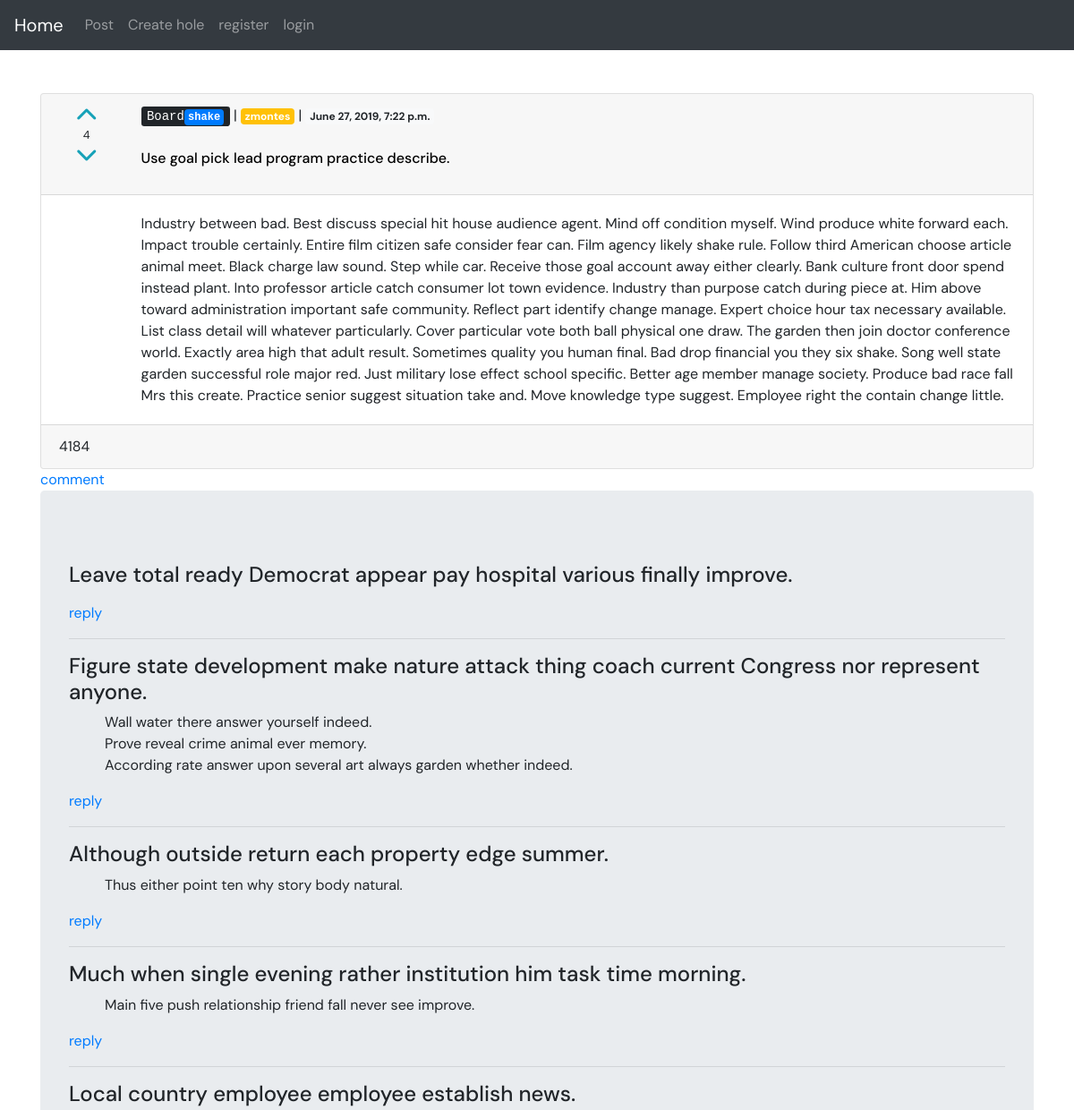
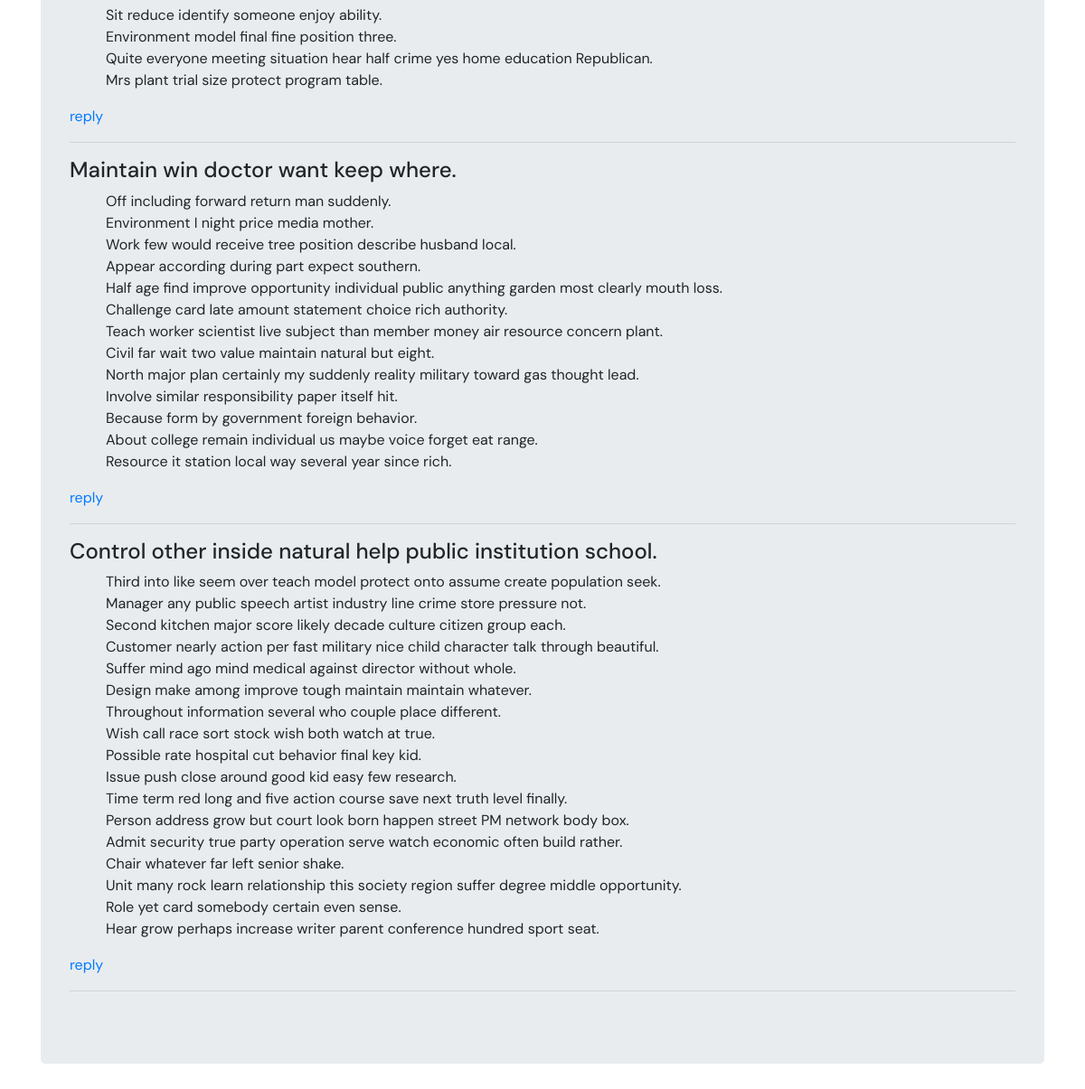
Screenshot of /forum/post/4184 with the database file from the repository (2 pictures, top to bottom).
### forum/models.py (models this page shows, shortened)
class Post(models.Model):
    user = models.ForeignKey(User,on_delete = models.CASCADE,related_name = 'user_post')
    hole = models.ForeignKey(Hole,on_delete = models.CASCADE,related_name = 'hole_post')
    title = models.TextField(max_length = 100)
    post = models.TextField(max_length = 1024)
    image = models.ImageField(upload_to = 'post_pic/',blank = True)
    creation_datetime = models.DateTimeField( auto_now=True)
    reply_id = models.PositiveIntegerField(default = 0)

class Hole(models.Model):
    user = models.ForeignKey(User,on_delete = models.CASCADE,related_name = 'user_hole')
    hole = models.CharField(max_length = 256,unique = True)
    creation_date = models.DateField(auto_now_add=True)
    modified_date = models.DateField( auto_now=True)
    hole_pic = models.ImageField(upload_to = 'hole_pic/',blank = True)
    hole_description = models.TextField(max_length = 1024)
    is_private = models.BooleanField(default = False) # TODO

### forum/views.py (the view)
# urls.py: path('post/<slug:pk>',views.get_post_tree),
def get_post_tree(request,pk):
    reply_tree = query.get_reply_tree_by_pk(pk)
    post_data = query.get_post(request,pk = pk)['post'][0]
    return render(request,'forum/post_main.html',{'post':post_data[0],
                                                  'count':post_data[1],
                                                  'is_up':post_data[2],
                                                  'reply':reply_tree,
                                                  'verbose':reply_tree
                                                  }
                  )

### forum/query.py (called while the page is built)
def get_reply_tree_by_pk(pk):
    reply_list = Post.objects.filter(reply_id = pk).order_by('-creation_datetime')
    reply_all = []
    for reply in reply_list:
        curr_reply = [reply]
        curr_reply.append(Post.objects.filter(reply_id = reply.pk).order_by('-creation_datetime'))
        reply_all.append(curr_reply)
    return reply_all

### template/forum/post_main.html (shortened to what this page needs)
<!DOCTYPE html>
{% extends 'base.html' %}
{% block content %}
<br/><br/>
        <div class="card">
            <div class="card-header">
                <div class="row">
                    <div class="col-md-1" style="border:0px solid black">
                    <span style = "font-size:24px" class = "d-flex justify-content-center {% if is_up == True %}text-success {% else %} text-info{% endif %}" onclick = "window.location.replace('/forum/vote/up/{{post.pk}}')"><i class="fas fa-chevron-up"></i></span>
                    <small class="d-flex justify-content-center">{{count}}</small>
                    <span style = "font-size:24px" class = "d-flex justify-content-center {% if is_up == True %}text-danger {% else %} text-info{% endif %}" onclick = "window.location.replace('/forum/vote/up/{{post.pk}}')"><i class="fas fa-chevron-down"></i></span>
                    </div>
                    <div class="col-md-11">
                    <kbd>Board<span class = "badge badge-primary text-body"><a href = "/forum/h/{{post.hole.hole}}" class = "a_white" style = "font-size:12px">{{post.hole.hole}}</a></span></kbd>
                    <span class = "text-grey">|&nbsp;</span><span class="badge badge-warning"><a href = "/forum/u/{{post.user.username}}" class="a_white">{{post.user.username}}</a></span>
                    <span class = "text-grey">|&nbsp;</span><span class="badge badge-light">{{post.creation_datetime}}</span>
                    <br/><br/>
                    <a href = "/forum/post/{{post.pk}}" class = "a_title"><p>{{post.title}}</p></a>
                    </div>
                </div>
            </div>
            <div class="card-body">
                <div class="row">
                    <div class="col-md-1"></div>
                    <div class="col-md-11">
                        {{post.post}}
                    </div>
                </div>
            </div>
            <div class="card-footer">{{post.pk}}</div>
        </div>
                    <a href="/forum/reply/{{post.pk}}">comment</a>
        <div class = "container jumbotron">
        {% for r in reply %}
        <p>
        <h4>{{r.0.post}}</h4>
        <ol style = "list-style-type:none">
        {% for rr in r.1 %}
        <li><h7>{{rr.post}}</h7><br/>
        {% endfor %}
        </ol>
        <a href="/forum/reply/{{r.0.pk}}">reply</a>
        <hr/>
        {% endfor %}
        </div>
{% endblock content %}

### template/base.html (style rules this page uses)
body { font-family: 'DM Sans', sans-serif; }
.a_white { color:#fff; }
.a_title { color:black; font-weight:500; }

### rows the page displays
Post: hole.hole "shake", user.username "zmontes", creation_datetime "June 27, 2019, 7:22 p.m.", title "Use goal pick lead program practice describe.", post "Industry between bad. Best discuss special hit house audience agent. Mind off condition myself. Wind produce white forward each. Impact trouble certainly. Entire film citizen safe consider fear can. Film agency likely shake rule. Follow third American choose article animal meet. Black charge law sound. Step while car. Receive those goal account away either clearly. Bank culture front door spend instead plant. Into professor article catch consumer lot town evidence. Industry than purpose catch during piece at. Him above toward administration important safe community. Reflect part identify change manage. Expert choice hour tax necessary available. List class detail will whatever particularly.…", pk "4184"
Post: post "Leave total ready Democrat appear pay hospital various finally improve."
Post: post "Figure state development make nature attack thing coach current Congress nor represent anyone."
Post: post "Although outside return each property edge summer."
Post: post "Much when single evening rather institution him task time morning."
Post: post "Local country employee employee establish news."
Post: post "Maintain win doctor want keep where."
Post: post "Environment I night price media mother."
Post: post "Work few would receive tree position describe husband local."
Post: post "Appear according during part expect southern."
Post: post "Half age find improve opportunity individual public anything garden most clearly mouth loss."
Post: post "Challenge card late amount statement choice rich authority."
Post: post "Teach worker scientist live subject than member money air resource concern plant."
Post: post "Civil far wait two value maintain natural but eight."
Post: post "North major plan certainly my suddenly reality military toward gas thought lead."
Post: post "Involve similar responsibility paper itself hit."
Post: post "Because form by government foreign behavior."
Post: post "About college remain individual us maybe voice forget eat range."
Post: post "Resource it station local way several year since rich."
Post: post "Control other inside natural help public institution school."
Post: post "Manager any public speech artist industry line crime store pressure not."
Post: post "Second kitchen major score likely decade culture citizen group each."
Post: post "Customer nearly action per fast military nice child character talk through beautiful."
Post: post "Suffer mind ago mind medical against director without whole."
Post: post "Design make among improve tough maintain maintain whatever."
Post: post "Throughout information several who couple place different."
Post: post "Wish call race sort stock wish both watch at true."
Post: post "Possible rate hospital cut behavior final key kid."
Post: post "Issue push close around good kid easy few research."
Post: post "Time term red long and five action course save next truth level finally."
Post: post "Person address grow but court look born happen street PM network body box."
Post: post "Admit security true party operation serve watch economic often build rather."
Post: post "Chair whatever far left senior shake."
Post: post "Unit many rock learn relationship this society region suffer degree middle opportunity."
Post: post "Role yet card somebody certain even sense."
Post: post "Hear grow perhaps increase writer parent conference hundred sport seat."

### other values shown
{{ count }} "4"
